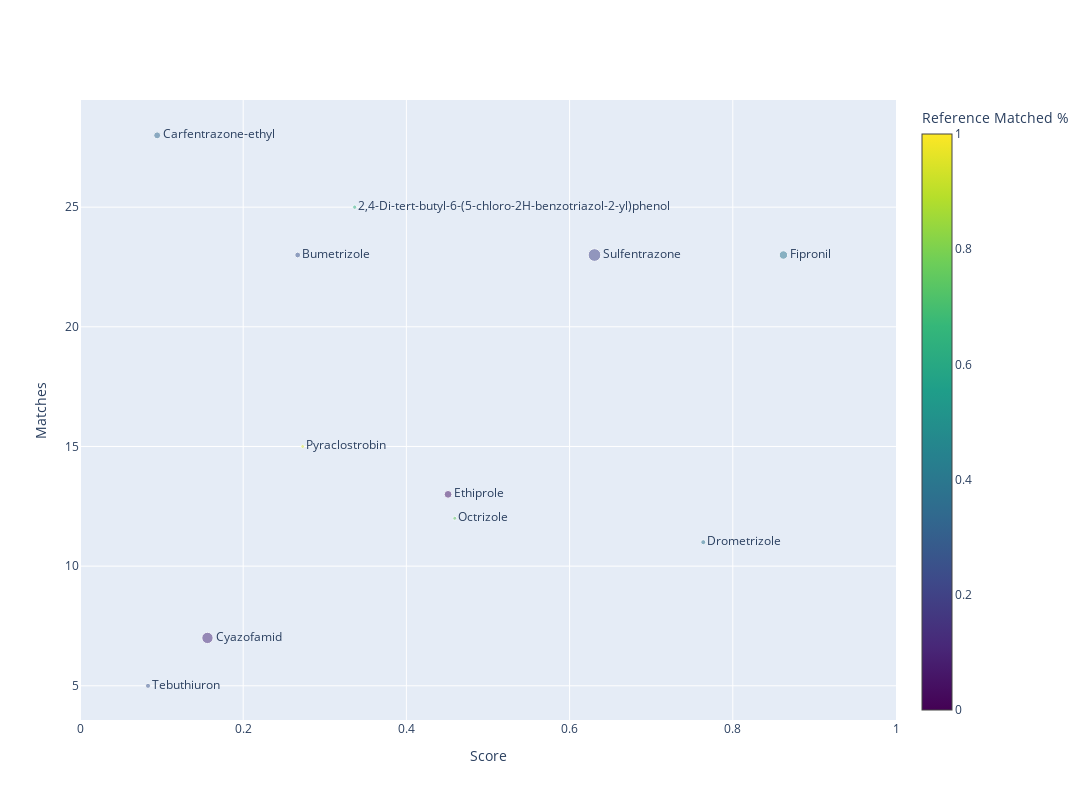

This figure's notebook cell:
### Code cell
azoles = merged[merged['class'] == 'Azoles']
scatterplot_plotly(azoles, None).write_image(f"scatterplot_azoles.png")

### Figure 1 — Plotly figure (JSON) as saved in the notebook; plotly's stock layout.template omitted (floating-point values rounded to 4 significant figures)
{"data": [{"marker": {"cmax": 1, "cmin": 0, "color": [0.2527, 0.3793, 0.625, 0.75, 0.2632, 0.9375, 0.3373, 0.3898, 0.1077, 0.04851, 0.2], "colorbar": {"title": {"text": "Reference Matched %"}}, "colorscale": [[0, "#440154"], [0.1111, "#482878"], [0.2222, "#3e4989"], [0.3333, "#31688e"], [0.4444, "#26828e"], [0.5556, "#1f9e89"], [0.6667, "#35b779"], [0.7778, "#6ece58"], [0.8889, "#b5de2b"], [1, "#fde725"]], "opacity": 0.5, "size": [5.802, 5.014, 4.283, 3.935, 5.125, 3.695, 6.956, 8.479, 11.33, 7.778, 12.7]}, "mode": "markers+text", "name": "Matched Ions", "text": ["Bumetrizole", "Drometrizole", "2,4-Di-tert-butyl-6-(5-chloro-2H-benzotriazol-2-yl)phenol", "Octrizole", "Tebuthiuron", "Pyraclostrobin", "Carfentrazone-ethyl", "Fipronil", "Cyazofamid", "Ethiprole", "Sulfentrazone"], "textposition": "middle right", "type": "scatter", "x": [0.2668, 0.7638, 0.3367, 0.4593, 0.08334, 0.2729, 0.09457, 0.8621, 0.1562, 0.4511, 0.6305], "y": [23, 11, 25, 12, 5, 15, 28, 23, 7, 13, 23]}], "layout": {"height": 800, "width": 1200, "xaxis": {"range": [0, 1], "title": {"text": "Score"}}, "yaxis": {"title": {"text": "Matches"}}}}
